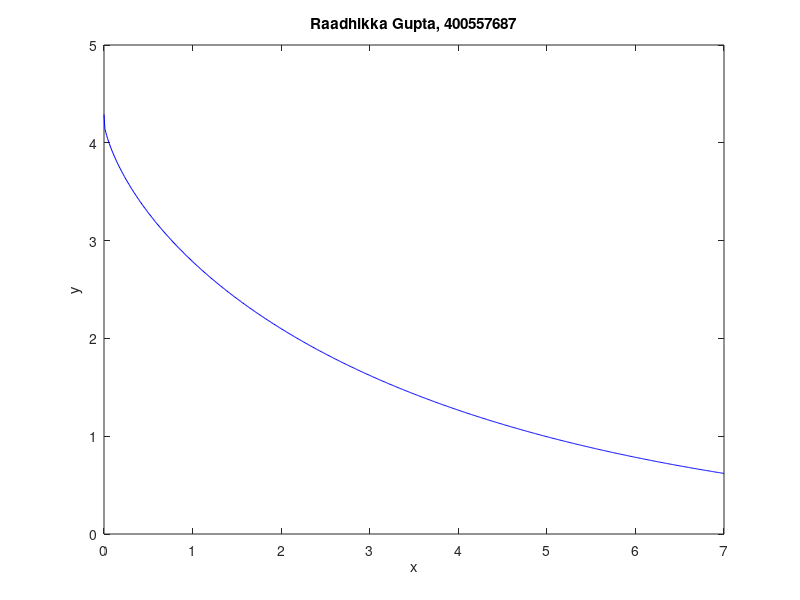

This chart was generated by the following MATLAB code:
% Question 1
h = 0.4; % change to 0.2 for part b
X = 2;
N = round(X/h);

x = zeros(1,N+1); 
y = zeros(1,N+1); 

x(1) = 0; 
y(1) = 2; 

for i = 1:N 
  x(i+1) = x(i) + h; 
  y(i+1) = y(i) + h*(5*x(i) + y(i));
end

disp(y(N+1));

%Question 3
% h = 0.4
h = 0.4;
X = 2;
N = round(X/h);

x = zeros(1,N+1); 
y = zeros(1,N+1); 

x(1) = 0; 
y(1) = 2; 

for i = 1:N 
  x(i+1) = x(i) + h; 
  y(i+1) = y(i) + h*(5*x(i) + y(i));
end

x1 = x;
y1 = y;

% h = 0.2
h = 0.2;
X = 2;
N = round(X/h);

x = zeros(1,N+1); 
y = zeros(1,N+1); 

x(1) = 0; 
y(1) = 2; 

for i = 1:N 
  x(i+1) = x(i) + h; 
  y(i+1) = y(i) + h*(5*x(i) + y(i));
end

x2 = x;
y2 = y;

% h = 0.1
h = 0.1;
X = 2;
N = round(X/h);

x = zeros(1,N+1); 
y = zeros(1,N+1); 

x(1) = 0; 
y(1) = 2; 

for n = 1:N 
  x(n+1) = x(n) + h; 
  y(n+1) = y(n) + h*(5*x(n) + y(n));
end

yExact = -5*x - 5 + 7*exp(x);

plot(x,yExact,'w',x,y,'r',x1,y1,'b',x2,y2,'g');
title('Raadhikka Gupta, 400557687');
legend('Exact Solution','h=0.1','h=0.2','h=0.4','Location','NorthWest');
xlabel('x'); 
ylabel('y');

% Question 4
h = 0.01;
X = 7;
N = round(X/h);

x = zeros(1,N+1);
y = zeros(1,N+1);

x(1) = 0;
y(1) = 4.29;

for i = 1:N
    x(i+1) = x(i) + h;
    dydx = -y(i) / sqrt(4.3^2 - y(i)^2);
    y(i+1) = y(i) + h*dydx;
end

plot(x,y,'b');
title('Raadhikka Gupta, 400557687');
xlabel('x'); 
ylabel('y');